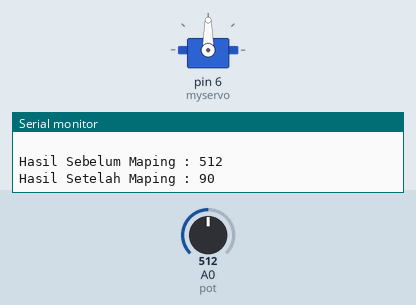
This sketch was run on a simulated Arduino Uno, built with avr-gcc and run on an emulated ATmega328P. Shown: servo, the last lines printed to the serial monitor. Inputs (shaded band) come from the test bench; at power-on: A0 (pot) = 512.

Above: at 1.2 s.
1.3 s: A0 (pot) set to 111
At 1.7 s:
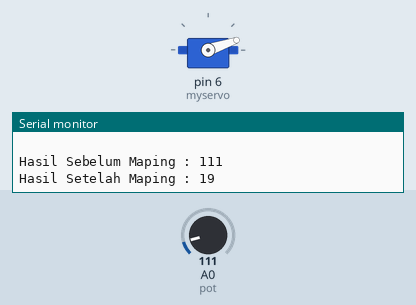
2.8 s: A0 (pot) set to 95
At 3.7 s:
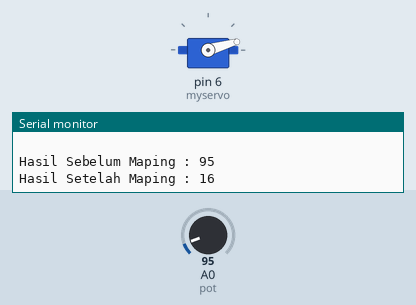
5.8 s: A0 (pot) set to 716
At 7.0 s:
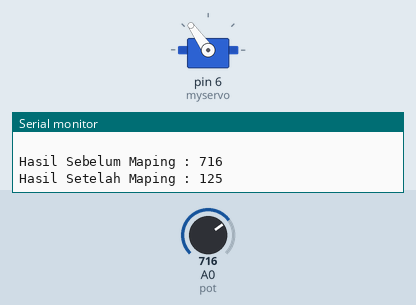
7.3 s: A0 (pot) set to 985
At 8.5 s:
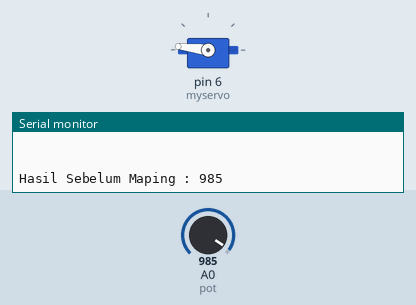
8.8 s: A0 (pot) set to 1006
At 9.3 s:
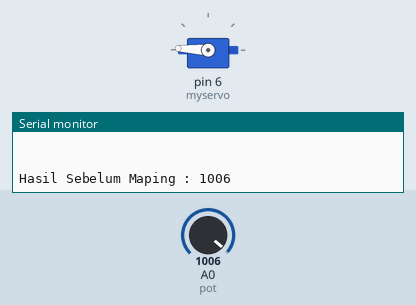
11.8 s: A0 (pot) set to 900
At 13.3 s:
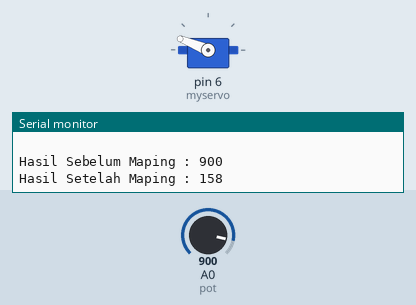
Timing chart, 0 to 14.3 s (numbered marks = the images above; inputs shaded):
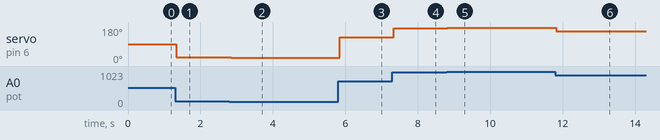

The sketch:

Servo_Potentio.ino
```cpp
#include <Servo.h>

Servo myservo;

const int pot = A0;
int hasilPot;
int sudut;

void setup() {
  // put your setup code here, to run once:
  Serial.begin(9600);
  pinMode(pot, INPUT);
  myservo.attach(6);
}

void loop() {
  // put your main code here, to run repeatedly:
  hasilPot = analogRead(pot);
  sudut = map(hasilPot, 0,1023, 0,180);
  myservo.write(sudut);

  Serial.println(" ");
  Serial.print("Hasil Sebelum Maping : ");
  Serial.println(hasilPot);
  Serial.print("Hasil Setelah Maping : ");
  Serial.println(sudut);
  Serial.println(" ");
}
```

Measured:
- after the input at 1.3 s, servo on pin 6 (myservo): 90° → 19° at once
- after the input at 2.8 s, servo on pin 6 (myservo): 19° → 16° after 0.05 s
- after the input at 5.8 s, servo on pin 6 (myservo): 16° → 125° after 0.05 s
- after the input at 7.3 s, servo on pin 6 (myservo): 125° → 173° at once
- after the input at 8.8 s, servo on pin 6 (myservo): 173° → 177° at once
- after the input at 11.8 s, servo on pin 6 (myservo): 177° → 158° at once
